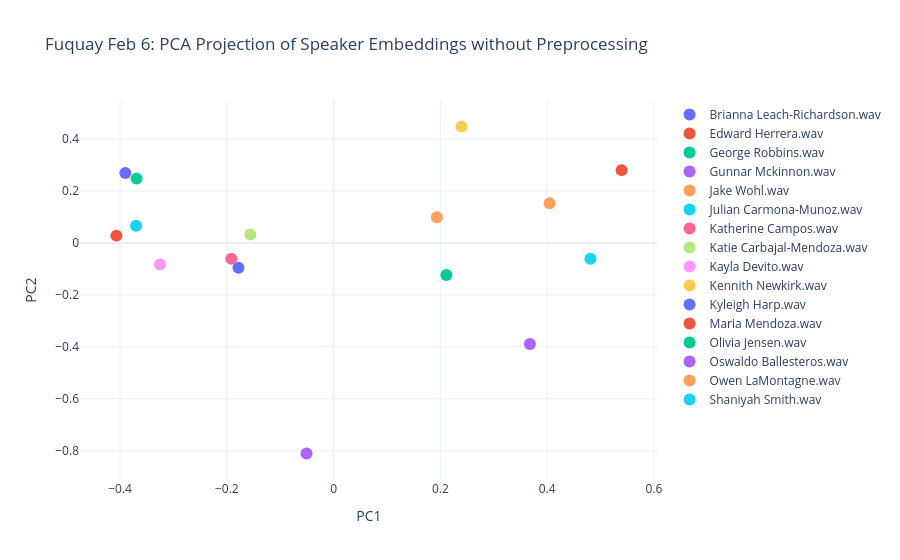

Notebook cell for this chart:
### Code cell
import numpy as np
from sklearn.decomposition import PCA
import pandas as pd
import plotly.express as px

# Load embeddings
npz = np.load("Unprocessed Ground Truth Embeddings/embeddings.npz")
keys = list(npz.keys())
X = np.stack([npz[k] for k in keys])

# Optional: normalize for cosine geometry (recommended)
X = X / np.linalg.norm(X, axis=1, keepdims=True)

# PCA
pca = PCA(n_components=2)
X_2d = pca.fit_transform(X)

print("Explained variance ratio:", pca.explained_variance_ratio_)

# Labels (match your matplotlib legend logic)
labels = [k.split("/")[-1] for k in keys]

# Put into a DataFrame for Plotly
df = pd.DataFrame({
    "PC1": X_2d[:, 0],
    "PC2": X_2d[:, 1],
    "label": labels,
    "key": keys,  # full key/path for hover if you want it
})

fig = px.scatter(
    df,
    x="PC1",
    y="PC2",
    color="label",                 # different colors per point/label
    hover_name="label",            # big bold title in hover
    hover_data={"key": True, "PC1": ":.4f", "PC2": ":.4f", "label": False},
    title="Fuquay Feb 6: PCA Projection of Speaker Embeddings without Preprocessing",
)

fig.update_traces(marker=dict(size=12))
fig.update_layout(
    xaxis_title="PC1",
    yaxis_title="PC2",
    legend_title_text="",
    template="plotly_white",
)

fig.show()

### Figure 1 — Plotly figure (JSON) as saved in the notebook; plotly's stock layout.template omitted (floating-point values rounded to 4 significant figures)
{"data": [{"customdata": [["Brianna Leach-Richardson.wav", "Brianna Leach-Richardson.wav"]], "hovertemplate": "<b>%{hovertext}</b><br><br>PC1=%{x:.4f}<br>PC2=%{y:.4f}<br>key=%{customdata[0]}<extra></extra>", "hovertext": ["Brianna Leach-Richardson.wav"], "legendgroup": "Brianna Leach-Richardson.wav", "marker": {"color": "#636efa", "size": 12, "symbol": "circle"}, "mode": "markers", "name": "Brianna Leach-Richardson.wav", "orientation": "v", "showlegend": true, "type": "scatter", "x": [-0.1781], "xaxis": "x", "y": [-0.09567], "yaxis": "y"}, {"customdata": [["Edward Herrera.wav", "Edward Herrera.wav"]], "hovertemplate": "<b>%{hovertext}</b><br><br>PC1=%{x:.4f}<br>PC2=%{y:.4f}<br>key=%{customdata[0]}<extra></extra>", "hovertext": ["Edward Herrera.wav"], "legendgroup": "Edward Herrera.wav", "marker": {"color": "#EF553B", "size": 12, "symbol": "circle"}, "mode": "markers", "name": "Edward Herrera.wav", "orientation": "v", "showlegend": true, "type": "scatter", "x": [0.5396], "xaxis": "x", "y": [0.2803], "yaxis": "y"}, {"customdata": [["George Robbins.wav", "George Robbins.wav"]], "hovertemplate": "<b>%{hovertext}</b><br><br>PC1=%{x:.4f}<br>PC2=%{y:.4f}<br>key=%{customdata[0]}<extra></extra>", "hovertext": ["George Robbins.wav"], "legendgroup": "George Robbins.wav", "marker": {"color": "#00cc96", "size": 12, "symbol": "circle"}, "mode": "markers", "name": "George Robbins.wav", "orientation": "v", "showlegend": true, "type": "scatter", "x": [0.2114], "xaxis": "x", "y": [-0.1235], "yaxis": "y"}, {"customdata": [["Gunnar Mckinnon.wav", "Gunnar Mckinnon.wav"]], "hovertemplate": "<b>%{hovertext}</b><br><br>PC1=%{x:.4f}<br>PC2=%{y:.4f}<br>key=%{customdata[0]}<extra></extra>", "hovertext": ["Gunnar Mckinnon.wav"], "legendgroup": "Gunnar Mckinnon.wav", "marker": {"color": "#ab63fa", "size": 12, "symbol": "circle"}, "mode": "markers", "name": "Gunnar Mckinnon.wav", "orientation": "v", "showlegend": true, "type": "scatter", "x": [-0.05068], "xaxis": "x", "y": [-0.8107], "yaxis": "y"}, {"customdata": [["Jake Wohl.wav", "Jake Wohl.wav"]], "hovertemplate": "<b>%{hovertext}</b><br><br>PC1=%{x:.4f}<br>PC2=%{y:.4f}<br>key=%{customdata[0]}<extra></extra>", "hovertext": ["Jake Wohl.wav"], "legendgroup": "Jake Wohl.wav", "marker": {"color": "#FFA15A", "size": 12, "symbol": "circle"}, "mode": "markers", "name": "Jake Wohl.wav", "orientation": "v", "showlegend": true, "type": "scatter", "x": [0.4046], "xaxis": "x", "y": [0.1529], "yaxis": "y"}, {"customdata": [["Julian Carmona-Munoz.wav", "Julian Carmona-Munoz.wav"]], "hovertemplate": "<b>%{hovertext}</b><br><br>PC1=%{x:.4f}<br>PC2=%{y:.4f}<br>key=%{customdata[0]}<extra></extra>", "hovertext": ["Julian Carmona-Munoz.wav"], "legendgroup": "Julian Carmona-Munoz.wav", "marker": {"color": "#19d3f3", "size": 12, "symbol": "circle"}, "mode": "markers", "name": "Julian Carmona-Munoz.wav", "orientation": "v", "showlegend": true, "type": "scatter", "x": [0.4813], "xaxis": "x", "y": [-0.0612], "yaxis": "y"}, {"customdata": [["Katherine Campos.wav", "Katherine Campos.wav"]], "hovertemplate": "<b>%{hovertext}</b><br><br>PC1=%{x:.4f}<br>PC2=%{y:.4f}<br>key=%{customdata[0]}<extra></extra>", "hovertext": ["Katherine Campos.wav"], "legendgroup": "Katherine Campos.wav", "marker": {"color": "#FF6692", "size": 12, "symbol": "circle"}, "mode": "markers", "name": "Katherine Campos.wav", "orientation": "v", "showlegend": true, "type": "scatter", "x": [-0.1918], "xaxis": "x", "y": [-0.0609], "yaxis": "y"}, {"customdata": [["Katie Carbajal-Mendoza.wav", "Katie Carbajal-Mendoza.wav"]], "hovertemplate": "<b>%{hovertext}</b><br><br>PC1=%{x:.4f}<br>PC2=%{y:.4f}<br>key=%{customdata[0]}<extra></extra>", "hovertext": ["Katie Carbajal-Mendoza.wav"], "legendgroup": "Katie Carbajal-Mendoza.wav", "marker": {"color": "#B6E880", "size": 12, "symbol": "circle"}, "mode": "markers", "name": "Katie Carbajal-Mendoza.wav", "orientation": "v", "showlegend": true, "type": "scatter", "x": [-0.1559], "xaxis": "x", "y": [0.03252], "yaxis": "y"}, {"customdata": [["Kayla Devito.wav", "Kayla Devito.wav"]], "hovertemplate": "<b>%{hovertext}</b><br><br>PC1=%{x:.4f}<br>PC2=%{y:.4f}<br>key=%{customdata[0]}<extra></extra>", "hovertext": ["Kayla Devito.wav"], "legendgroup": "Kayla Devito.wav", "marker": {"color": "#FF97FF", "size": 12, "symbol": "circle"}, "mode": "markers", "name": "Kayla Devito.wav", "orientation": "v", "showlegend": true, "type": "scatter", "x": [-0.3252], "xaxis": "x", "y": [-0.08282], "yaxis": "y"}, {"customdata": [["Kennith Newkirk.wav", "Kennith Newkirk.wav"]], "hovertemplate": "<b>%{hovertext}</b><br><br>PC1=%{x:.4f}<br>PC2=%{y:.4f}<br>key=%{customdata[0]}<extra></extra>", "hovertext": ["Kennith Newkirk.wav"], "legendgroup": "Kennith Newkirk.wav", "marker": {"color": "#FECB52", "size": 12, "symbol": "circle"}, "mode": "markers", "name": "Kennith Newkirk.wav", "orientation": "v", "showlegend": true, "type": "scatter", "x": [0.2395], "xaxis": "x", "y": [0.4483], "yaxis": "y"}, {"customdata": [["Kyleigh Harp.wav", "Kyleigh Harp.wav"]], "hovertemplate": "<b>%{hovertext}</b><br><br>PC1=%{x:.4f}<br>PC2=%{y:.4f}<br>key=%{customdata[0]}<extra></extra>", "hovertext": ["Kyleigh Harp.wav"], "legendgroup": "Kyleigh Harp.wav", "marker": {"color": "#636efa", "size": 12, "symbol": "circle"}, "mode": "markers", "name": "Kyleigh Harp.wav", "orientation": "v", "showlegend": true, "type": "scatter", "x": [-0.3901], "xaxis": "x", "y": [0.2694], "yaxis": "y"}, {"customdata": [["Maria Mendoza.wav", "Maria Mendoza.wav"]], "hovertemplate": "<b>%{hovertext}</b><br><br>PC1=%{x:.4f}<br>PC2=%{y:.4f}<br>key=%{customdata[0]}<extra></extra>", "hovertext": ["Maria Mendoza.wav"], "legendgroup": "Maria Mendoza.wav", "marker": {"color": "#EF553B", "size": 12, "symbol": "circle"}, "mode": "markers", "name": "Maria Mendoza.wav", "orientation": "v", "showlegend": true, "type": "scatter", "x": [-0.4069], "xaxis": "x", "y": [0.02814], "yaxis": "y"}, {"customdata": [["Olivia Jensen.wav", "Olivia Jensen.wav"]], "hovertemplate": "<b>%{hovertext}</b><br><br>PC1=%{x:.4f}<br>PC2=%{y:.4f}<br>key=%{customdata[0]}<extra></extra>", "hovertext": ["Olivia Jensen.wav"], "legendgroup": "Olivia Jensen.wav", "marker": {"color": "#00cc96", "size": 12, "symbol": "circle"}, "mode": "markers", "name": "Olivia Jensen.wav", "orientation": "v", "showlegend": true, "type": "scatter", "x": [-0.3691], "xaxis": "x", "y": [0.2476], "yaxis": "y"}, {"customdata": [["Oswaldo Ballesteros.wav", "Oswaldo Ballesteros.wav"]], "hovertemplate": "<b>%{hovertext}</b><br><br>PC1=%{x:.4f}<br>PC2=%{y:.4f}<br>key=%{customdata[0]}<extra></extra>", "hovertext": ["Oswaldo Ballesteros.wav"], "legendgroup": "Oswaldo Ballesteros.wav", "marker": {"color": "#ab63fa", "size": 12, "symbol": "circle"}, "mode": "markers", "name": "Oswaldo Ballesteros.wav", "orientation": "v", "showlegend": true, "type": "scatter", "x": [0.3678], "xaxis": "x", "y": [-0.3893], "yaxis": "y"}, {"customdata": [["Owen LaMontagne.wav", "Owen LaMontagne.wav"]], "hovertemplate": "<b>%{hovertext}</b><br><br>PC1=%{x:.4f}<br>PC2=%{y:.4f}<br>key=%{customdata[0]}<extra></extra>", "hovertext": ["Owen LaMontagne.wav"], "legendgroup": "Owen LaMontagne.wav", "marker": {"color": "#FFA15A", "size": 12, "symbol": "circle"}, "mode": "markers", "name": "Owen LaMontagne.wav", "orientation": "v", "showlegend": true, "type": "scatter", "x": [0.1935], "xaxis": "x", "y": [0.0985], "yaxis": "y"}, {"customdata": [["Shaniyah Smith.wav", "Shaniyah Smith.wav"]], "hovertemplate": "<b>%{hovertext}</b><br><br>PC1=%{x:.4f}<br>PC2=%{y:.4f}<br>key=%{customdata[0]}<extra></extra>", "hovertext": ["Shaniyah Smith.wav"], "legendgroup": "Shaniyah Smith.wav", "marker": {"color": "#19d3f3", "size": 12, "symbol": "circle"}, "mode": "markers", "name": "Shaniyah Smith.wav", "orientation": "v", "showlegend": true, "type": "scatter", "x": [-0.3701], "xaxis": "x", "y": [0.06635], "yaxis": "y"}], "layout": {"legend": {"title": {"text": ""}, "tracegroupgap": 0}, "title": {"text": "Fuquay Feb 6: PCA Projection of Speaker Embeddings without Preprocessing"}, "xaxis": {"anchor": "y", "domain": [0, 1], "title": {"text": "PC1"}}, "yaxis": {"anchor": "x", "domain": [0, 1], "title": {"text": "PC2"}}}}
